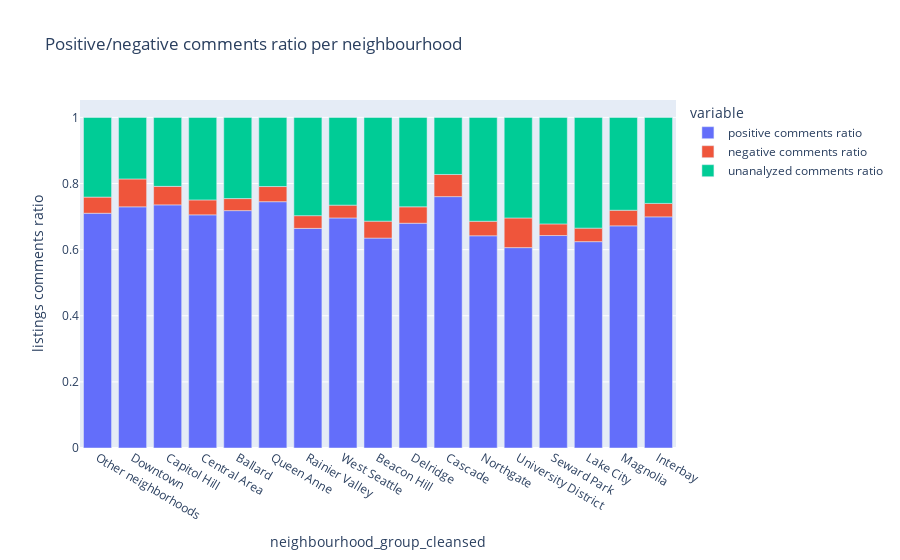

Notebook cell for this chart:
### Code cell
print('\n3. The correlation between the review type (positive/negative) and the neighbourhood group listings in Seattle:')

#create a summary table (neighbourhood, sum of positive comments, sum of negative comments, count of comments per neighbourhood)
reviews_per_neighbourhood = reviews_w_neighbourhood.groupby(['neighbourhood_group_cleansed']).agg({'positive': sum, 
                                                                                                                  'negative': sum,
                                                                                                                  'comments': ['count']}).reset_index()

#cleaning reviews_per_neighbourhood table and calculate positive, negative, unanlyzed comments ratios
reviews_per_neighbourhood_1 = reviews_per_neighbourhood.sort_values(by=('comments', 'count'), ascending = False).reset_index()
reviews_per_neighbourhood_2 = reviews_per_neighbourhood_1.drop('index', 1)
reviews_per_neighbourhood_3 = reviews_per_neighbourhood_2.set_axis(['neighbourhood_group_cleansed', 'positive review', 'negative review', 'total comments'], axis=1, inplace=False)

reviews_per_neighbourhood_3['positive comments ratio'] = reviews_per_neighbourhood_3['positive review']/reviews_per_neighbourhood_3['total comments']
reviews_per_neighbourhood_3['negative comments ratio'] = reviews_per_neighbourhood_3['negative review']/reviews_per_neighbourhood_3['total comments']
reviews_per_neighbourhood_3['unanalyzed comments ratio'] = 1 - (reviews_per_neighbourhood_3['positive comments ratio']+reviews_per_neighbourhood_3['negative comments ratio'])
reviews_per_neighbourhood_4 = reviews_per_neighbourhood_3.drop(['positive review','negative review', 'total comments'], 1)
reviews_per_neighbourhood_5 = reviews_per_neighbourhood_4.melt(id_vars=['neighbourhood_group_cleansed'])

fig = px.bar(reviews_per_neighbourhood_5, x="neighbourhood_group_cleansed", y="value", color='variable', 
             title="Positive/negative comments ratio per neighbourhood", labels={'value':'listings comments ratio'})
fig.show()

### Figure 1 — Plotly figure (JSON) as saved in the notebook; plotly's stock layout.template omitted (floating-point values rounded to 4 significant figures)
{"data": [{"alignmentgroup": "True", "hovertemplate": "variable=positive comments ratio<br>neighbourhood_group_cleansed=%{x}<br>listings comments ratio=%{y}<extra></extra>", "legendgroup": "positive comments ratio", "marker": {"color": "#636efa", "pattern": {"shape": ""}}, "name": "positive comments ratio", "offsetgroup": "positive comments ratio", "orientation": "v", "showlegend": true, "textposition": "auto", "type": "bar", "x": ["Other neighborhoods", "Downtown", "Capitol Hill", "Central Area", "Ballard", "Queen Anne", "Rainier Valley", "West Seattle", "Beacon Hill", "Delridge", "Cascade", "Northgate", "University District", "Seward Park", "Lake City", "Magnolia", "Interbay"], "xaxis": "x", "y": [0.7101, 0.7295, 0.7355, 0.7053, 0.718, 0.745, 0.6643, 0.6958, 0.6349, 0.6799, 0.7604, 0.6419, 0.6061, 0.6427, 0.6241, 0.672, 0.6992], "yaxis": "y"}, {"alignmentgroup": "True", "hovertemplate": "variable=negative comments ratio<br>neighbourhood_group_cleansed=%{x}<br>listings comments ratio=%{y}<extra></extra>", "legendgroup": "negative comments ratio", "marker": {"color": "#EF553B", "pattern": {"shape": ""}}, "name": "negative comments ratio", "offsetgroup": "negative comments ratio", "orientation": "v", "showlegend": true, "textposition": "auto", "type": "bar", "x": ["Other neighborhoods", "Downtown", "Capitol Hill", "Central Area", "Ballard", "Queen Anne", "Rainier Valley", "West Seattle", "Beacon Hill", "Delridge", "Cascade", "Northgate", "University District", "Seward Park", "Lake City", "Magnolia", "Interbay"], "xaxis": "x", "y": [0.04893, 0.08434, 0.05592, 0.04515, 0.03639, 0.04582, 0.03844, 0.03876, 0.05127, 0.04964, 0.06695, 0.04395, 0.08973, 0.03515, 0.0409, 0.04716, 0.04065], "yaxis": "y"}, {"alignmentgroup": "True", "hovertemplate": "variable=unanalyzed comments ratio<br>neighbourhood_group_cleansed=%{x}<br>listings comments ratio=%{y}<extra></extra>", "legendgroup": "unanalyzed comments ratio", "marker": {"color": "#00cc96", "pattern": {"shape": ""}}, "name": "unanalyzed comments ratio", "offsetgroup": "unanalyzed comments ratio", "orientation": "v", "showlegend": true, "textposition": "auto", "type": "bar", "x": ["Other neighborhoods", "Downtown", "Capitol Hill", "Central Area", "Ballard", "Queen Anne", "Rainier Valley", "West Seattle", "Beacon Hill", "Delridge", "Cascade", "Northgate", "University District", "Seward Park", "Lake City", "Magnolia", "Interbay"], "xaxis": "x", "y": [0.241, 0.1861, 0.2086, 0.2496, 0.2456, 0.2091, 0.2973, 0.2654, 0.3139, 0.2705, 0.1727, 0.3141, 0.3042, 0.3222, 0.335, 0.2808, 0.2602], "yaxis": "y"}], "layout": {"barmode": "relative", "legend": {"title": {"text": "variable"}, "tracegroupgap": 0}, "title": {"text": "Positive/negative comments ratio per neighbourhood"}, "xaxis": {"anchor": "y", "domain": [0, 1], "title": {"text": "neighbourhood_group_cleansed"}}, "yaxis": {"anchor": "x", "domain": [0, 1], "title": {"text": "listings comments ratio"}}}}
